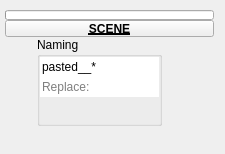
<?xml version="1.0" encoding="UTF-8"?>
<ui version="4.0">
 <class>QtUi</class>
 <widget class="QMainWindow" name="QtUi">
  <property name="enabled">
   <bool>true</bool>
  </property>
  <property name="geometry">
   <rect>
    <x>0</x>
    <y>0</y>
    <width>225</width>
    <height>154</height>
   </rect>
  </property>
  <property name="minimumSize">
   <size>
    <width>0</width>
    <height>0</height>
   </size>
  </property>
  <property name="maximumSize">
   <size>
    <width>999</width>
    <height>999</height>
   </size>
  </property>
  <property name="windowTitle">
   <string>Toolkit</string>
  </property>
  <property name="tabShape">
   <enum>QTabWidget::Triangular</enum>
  </property>
  <property name="dockNestingEnabled">
   <bool>true</bool>
  </property>
  <property name="dockOptions">
   <set>QMainWindow::AllowNestedDocks|QMainWindow::AllowTabbedDocks|QMainWindow::AnimatedDocks|QMainWindow::ForceTabbedDocks</set>
  </property>
  <widget class="QWidget" name="mainWindow">
   <widget class="QWidget" name="layoutWidget_2">
    <property name="geometry">
     <rect>
      <x>5</x>
      <y>10</y>
      <width>209</width>
      <height>116</height>
     </rect>
    </property>
    <layout class="QGridLayout" name="gridLayout_2">
     <property name="spacing">
      <number>0</number>
     </property>
     <item row="0" column="1" colspan="2">
      <widget class="ProgressBar" name="progressBar">
       <property name="sizePolicy">
        <sizepolicy hsizetype="Ignored" vsizetype="Fixed">
         <horstretch>0</horstretch>
         <verstretch>0</verstretch>
        </sizepolicy>
       </property>
       <property name="minimumSize">
        <size>
         <width>0</width>
         <height>10</height>
        </size>
       </property>
       <property name="maximumSize">
        <size>
         <width>16777215</width>
         <height>10</height>
        </size>
       </property>
       <property name="value">
        <number>0</number>
       </property>
       <property name="textVisible">
        <bool>false</bool>
       </property>
      </widget>
     </item>
     <item row="2" column="1" colspan="2">
      <layout class="QHBoxLayout" name="horizontalLayout">
       <item>
        <layout class="QVBoxLayout" name="verticalLayout">
         <property name="spacing">
          <number>0</number>
         </property>
         <item>
          <widget class="QGroupBox" name="groupBox_4">
           <property name="minimumSize">
            <size>
             <width>125</width>
             <height>0</height>
            </size>
           </property>
           <property name="maximumSize">
            <size>
             <width>125</width>
             <height>999</height>
            </size>
           </property>
           <property name="title">
            <string>Naming</string>
           </property>
           <layout class="QVBoxLayout" name="verticalLayout_3">
            <property name="spacing">
             <number>0</number>
            </property>
            <property name="leftMargin">
             <number>0</number>
            </property>
            <property name="topMargin">
             <number>0</number>
            </property>
            <property name="rightMargin">
             <number>0</number>
            </property>
            <property name="bottomMargin">
             <number>0</number>
            </property>
            <item>
             <widget class="LineEdit" name="t000">
              <property name="enabled">
               <bool>true</bool>
              </property>
              <property name="minimumSize">
               <size>
                <width>0</width>
                <height>20</height>
               </size>
              </property>
              <property name="maximumSize">
               <size>
                <width>999</width>
                <height>20</height>
               </size>
              </property>
              <property name="toolTip">
               <string>&lt;html&gt;&lt;head/&gt;&lt;body&gt;&lt;p&gt;Rename: Find&lt;/p&gt;&lt;p&gt;Find matches to rename from all scene objects.&lt;/p&gt;&lt;p&gt;standard wildcards:&lt;/p&gt;&lt;p&gt;frm - Search exact.&lt;/p&gt;&lt;p&gt;*frm* - Search contains chars.*frm - Search endswith chars.&lt;/p&gt;&lt;p&gt;*frm - Search endswith chars.&lt;/p&gt;&lt;p&gt;frm* - Search startswith chars.&lt;/p&gt;&lt;p&gt;frm|frm - Search any of. can be used in conjuction with other modifiers.&lt;/p&gt;&lt;p&gt;&lt;br/&gt;&lt;/p&gt;&lt;p&gt;regex syntax:&lt;/p&gt;&lt;p&gt;(.) match any char. ex. '1..', '1111' #returns the regex object &amp;lt;111&amp;gt;&lt;/p&gt;&lt;p&gt;(^) match start. ex. '^11', '011' #returns None&lt;/p&gt;&lt;p&gt;($) match end. ex. '11$', '011' #returns the regex object &amp;lt;11&amp;gt;&lt;/p&gt;&lt;p&gt;(|) or. ex. re.match('1|0', '011') #returns the regex object &amp;lt;0&amp;gt;&lt;/p&gt;&lt;p&gt;(\A,\Z) beginning of a string and end of a string. ex. '\A011\Z', '011' #&lt;/p&gt;&lt;p&gt;(\b) empty string. (\B matches the empty string anywhere else). '\b(011)\b', '011 011 011' #&lt;/p&gt;&lt;p&gt;&lt;br/&gt;&lt;/p&gt;&lt;/body&gt;&lt;/html&gt;</string>
              </property>
              <property name="layoutDirection">
               <enum>Qt::RightToLeft</enum>
              </property>
              <property name="autoFillBackground">
               <bool>true</bool>
              </property>
              <property name="text">
               <string>pasted__*</string>
              </property>
              <property name="maxLength">
               <number>99</number>
              </property>
              <property name="frame">
               <bool>false</bool>
              </property>
              <property name="placeholderText">
               <string>find:</string>
              </property>
             </widget>
            </item>
            <item>
             <widget class="LineEdit" name="t001">
              <property name="enabled">
               <bool>true</bool>
              </property>
              <property name="minimumSize">
               <size>
                <width>0</width>
                <height>20</height>
               </size>
              </property>
              <property name="maximumSize">
               <size>
                <width>999</width>
                <height>20</height>
               </size>
              </property>
              <property name="toolTip">
               <string>&lt;html&gt;&lt;head/&gt;&lt;body&gt;&lt;p&gt;Rename: Replace with&lt;/p&gt;&lt;p&gt;wildcards:&lt;/p&gt;&lt;p&gt;'' (empty string) - strip from the result.&lt;/p&gt;&lt;p&gt;to - replace all.&lt;/p&gt;&lt;p&gt;*to* - replace only.&lt;/p&gt;&lt;p&gt;*to - replace suffix.&lt;/p&gt;&lt;p&gt;**to - append suffix.&lt;/p&gt;&lt;p&gt;to* - replace prefix.&lt;/p&gt;&lt;p&gt;to** - append prefix.&lt;/p&gt;&lt;/body&gt;&lt;/html&gt;</string>
              </property>
              <property name="layoutDirection">
               <enum>Qt::RightToLeft</enum>
              </property>
              <property name="autoFillBackground">
               <bool>true</bool>
              </property>
              <property name="text">
               <string/>
              </property>
              <property name="maxLength">
               <number>99</number>
              </property>
              <property name="frame">
               <bool>false</bool>
              </property>
              <property name="placeholderText">
               <string>Replace:</string>
              </property>
             </widget>
            </item>
            <item>
             <spacer name="verticalSpacer_2">
              <property name="orientation">
               <enum>Qt::Vertical</enum>
              </property>
              <property name="sizeHint" stdset="0">
               <size>
                <width>20</width>
                <height>40</height>
               </size>
              </property>
             </spacer>
            </item>
           </layout>
          </widget>
         </item>
        </layout>
       </item>
       <item>
        <layout class="QVBoxLayout" name="verticalLayout_2">
         <property name="spacing">
          <number>0</number>
         </property>
         <item>
          <spacer name="verticalSpacer">
           <property name="orientation">
            <enum>Qt::Vertical</enum>
           </property>
           <property name="sizeHint" stdset="0">
            <size>
             <width>20</width>
             <height>40</height>
            </size>
           </property>
          </spacer>
         </item>
        </layout>
       </item>
      </layout>
     </item>
     <item row="1" column="1" colspan="2">
      <widget class="PushButtonDraggable" name="draggable_header">
       <property name="minimumSize">
        <size>
         <width>207</width>
         <height>17</height>
        </size>
       </property>
       <property name="maximumSize">
        <size>
         <width>999</width>
         <height>17</height>
        </size>
       </property>
       <property name="font">
        <font>
         <weight>75</weight>
         <bold>true</bold>
         <underline>true</underline>
        </font>
       </property>
       <property name="text">
        <string>SCENE</string>
       </property>
       <property name="checkable">
        <bool>true</bool>
       </property>
      </widget>
     </item>
    </layout>
   </widget>
  </widget>
 </widget>
 <customwidgets>
  <customwidget>
   <class>PushButtonDraggable</class>
   <extends>QPushButton</extends>
   <header>widgets.pushbuttondraggable.h</header>
  </customwidget>
  <customwidget>
   <class>ProgressBar</class>
   <extends>QProgressBar</extends>
   <header>widgets.progressbar.h</header>
  </customwidget>
  <customwidget>
   <class>LineEdit</class>
   <extends>QLineEdit</extends>
   <header>widgets.lineedit.h</header>
  </customwidget>
 </customwidgets>
 <resources/>
 <connections/>
 <designerdata>
  <property name="gridDeltaX">
   <number>5</number>
  </property>
  <property name="gridDeltaY">
   <number>5</number>
  </property>
  <property name="gridSnapX">
   <bool>true</bool>
  </property>
  <property name="gridSnapY">
   <bool>true</bool>
  </property>
  <property name="gridVisible">
   <bool>true</bool>
  </property>
 </designerdata>
</ui>
